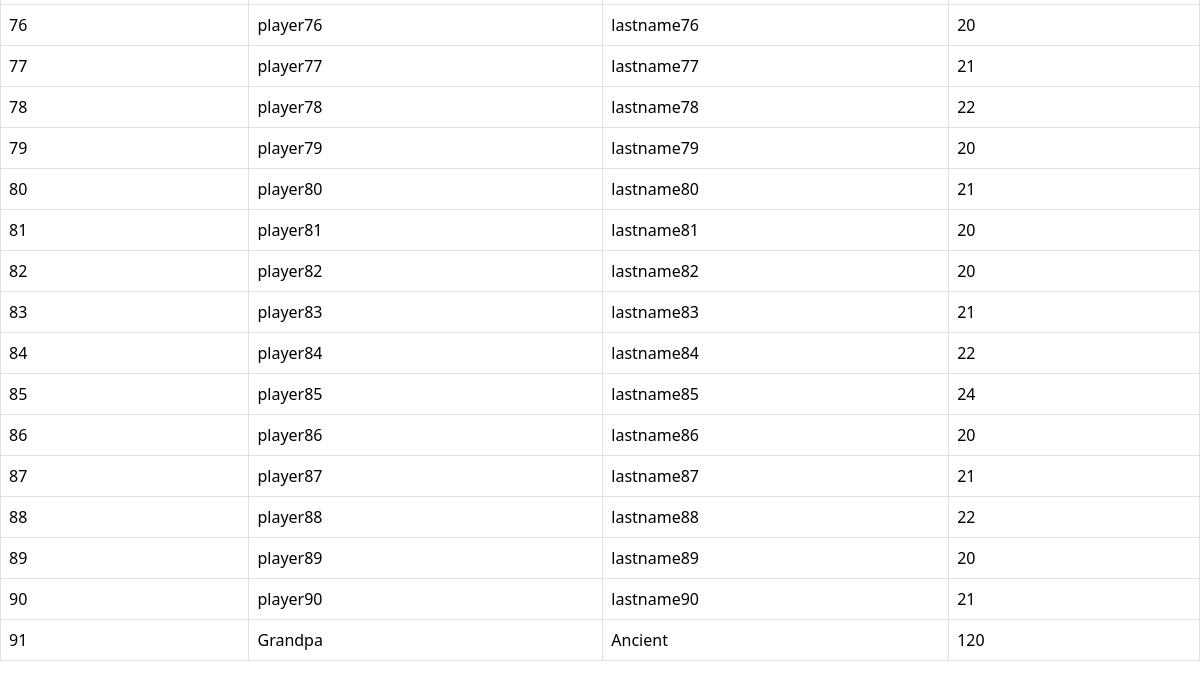
Before: / (lower part) with the older database file.
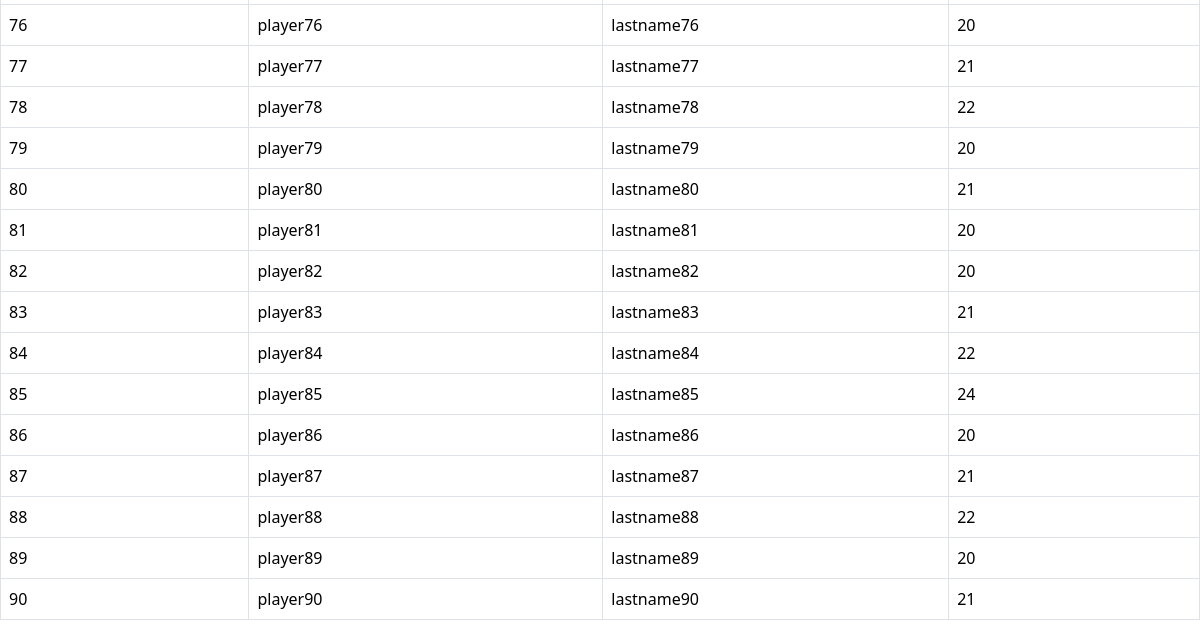
After: the same page with the newer database file.
### tables this page shows
CREATE TABLE players (
    p_player_key decimal(3,0) not null,
    p_player_firstname varchar(25) not null,
    p_player_lastname varchar(25) not null,
    p_player_age decimal(3,0) not null
);

### flask_app.py (the view)
@app.route("/")
def index():
    conn = get_conn(db)
    cursor = conn.cursor()
    cursor.execute('SELECT * FROM players')
    players = cursor.fetchall()
    cursor.execute('SELECT * FROM teams')
    teams = cursor.fetchall()
    cursor.execute('SELECT * FROM coaches')
    coaches = cursor.fetchall()
    close_conn(conn)
    return render_template("index.html",players=players,teams=teams,coaches=coaches)

### flask_app.py (called while the page is built)
def get_conn(_db):
    conn = None
    try:
        conn = sqlite3.connect(_db)
    except Error as e:
        print(e)
    return conn

def close_conn(_conn):
    try:
        _conn.close()
    except Error as e:
        print(e)
    return

### templates/index.html (shortened to what this page needs)
<!DOCTYPE html>
<html>
    <head>
        <link href="https://cdn.jsdelivr.net/npm/bootstrap@5.3.2/dist/css/bootstrap.min.css" rel="stylesheet">
        <link href="{{url_for('static', filename='assets/css/custom.css')}}" rel="stylesheet">
    </head>
    <body>
    <div class="tab-content" id="table-tabs-content">
        <div class="tab-pane fade show active" id="players" role="tabpanel" aria-labelledby="players-tab" tabindex="0">
            <div class="table-responsive">
                <table class="table table-bordered">
                    {%for column in players%}
                        <tr>
                            <td>{{column[0]}}</td>
                            <td>{{column[1]}}</td>
                            <td>{{column[2]}}</td>
                            <td>{{column[3]}}</td>
                        </tr>
                    {%endfor%}
                </table>
            </div>
        </div>
    </div>
    </body>
</html>

Changed rows visible on the page:
removed players: p_player_key "91", p_player_firstname "Grandpa", p_player_lastname "Ancient", p_player_age "120"
